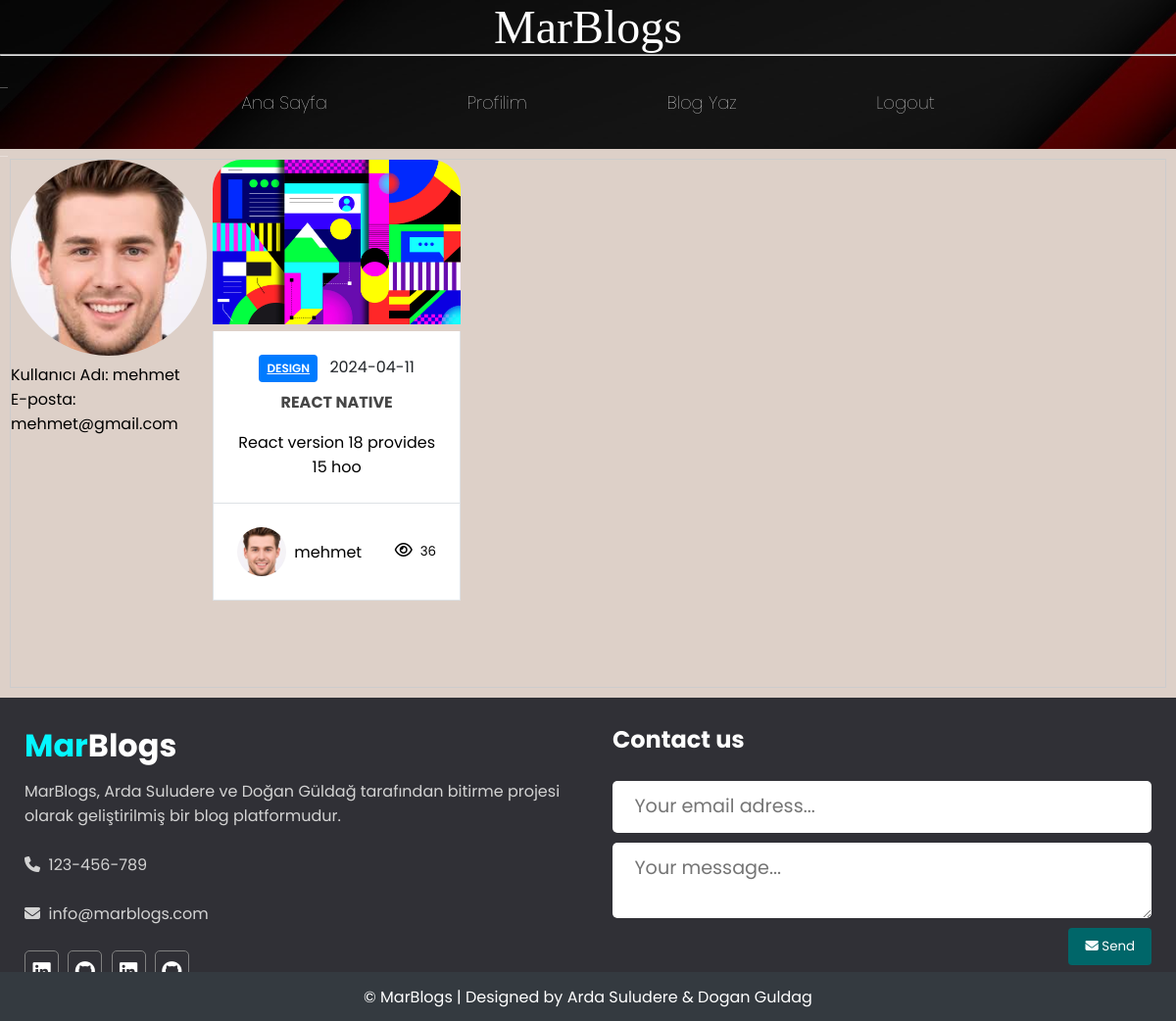
/myProfile (signed in), run on an earlier commit of the app's database.
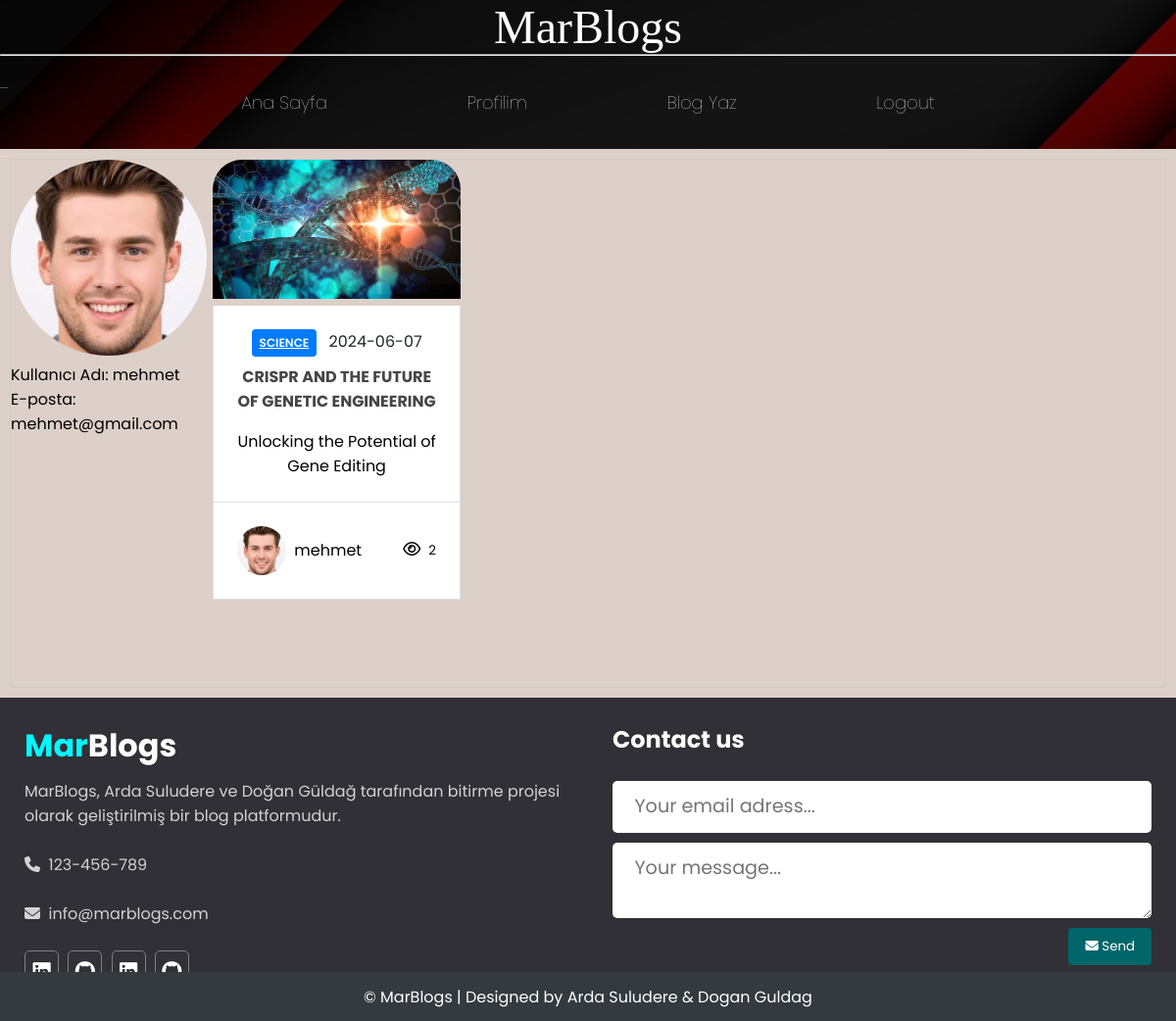
And on a later commit of the database.
### app/models.py (models this page shows, shortened)
class User(UserMixin, db.Model):
    table_args = {'extend_existing': True}
    id = db.Column(db.Integer, primary_key=True)
    username = db.Column(db.String(64), index=True, unique=True)
    email = db.Column(db.String(120), index=True, unique=True)
    password_hash = db.Column(db.String(256))
    is_admin = db.Column(db.Boolean, default=False)
    fav_blogs = db.relationship('Blogs', secondary='user_fav_blogs', backref='favorited_by')
    photograph = db.Column(db.String(255))  # Dosya yolu için String tipinde bir sütun

class Blogs(db.Model):
    id = db.Column(db.Integer, primary_key=True)
    author_id = db.Column(db.Integer, db.ForeignKey('user.id'))  # Kullanıcının ID'sini referans alır
    title = db.Column(db.String(100), nullable=False)
    subtitle = db.Column(db.String(100), nullable=False)
    category = db.Column(db.String(100), nullable=False)
    reading_time = db.Column(db.Integer, nullable=False)
    publish_date = db.Column(db.Date, nullable=False)
    views = db.Column(db.Integer, nullable=False)
    content = db.Column(db.String(2000), nullable=False)
    @property
    def author_username(self):
        return self.author.username if self.author else None
    @property
    def author_photograph(self):
        return self._author_photograph

### app/views.py (the view)
@app.route('/myProfile')
@login_required
def my_profile():
    user_blogs = Blogs.query.filter_by(author_id=current_user.id).all()
    for blog in user_blogs:
        blog.image_url = url_for('static', filename=f'assets/images/blog-photos/{blog.category}.jpg')
    return render_template('myProfile.html', user=current_user, user_blogs=user_blogs)

### app/__init__.py (called while the page is built)
@login_manager.user_loader
def load_user(user_id):
    return User.query.get(int(user_id))

### app/templates/myProfile.html (shortened to what this page needs)
{% extends 'base.html' %} {% block title %} My Profile {% endblock %}
{% block content %}
<div class="container" style="display: flex;">
    <div class="row">
        <div class="profile">
            <div class="profile-image">
                {% if user.photograph %}
                <img class="author-my-photo mr-2" src="{{ url_for('static', filename='assets/images/user-images/' + current_user.username + '.jpg') }}" width="200" height="200" alt="Profil Resmi" />
                {% endif %}
                <p>Kullanıcı Adı: {{ user.username }}</p>
                <p>E-posta: {{ user.email }}</p>
            </div>
        </div>
        <div class="col-lg-10">
            <div class="col-lg-10">
                {% for blog in user_blogs %}
                    <div class="blog-box mb-3">
                        <img class="blog-img w-100" src="{{blog.image_url}}" alt="Blog" />
                        <div class="cat-date-container">
                            <div class="cat-date">
                                <a href="/blog/{{ blog.category }}" class="category">{{blog.category}}</a>
                                <a href="#" class="publish-date">{{blog.publish_date}}</a>
                            </div>
                            <a class="blog-title" href="/blog/{{ blog.id }}">{{blog.title}}</a>
                            <p class="blog-subtitle">{{blog.subtitle}}</p>
                        </div>
                        <div class="author-infos-views">
                            <div class="author-infos">
                                <img class="author-photo mr-2" src="{{ user.photograph }}" alt="Author" width="50" height="50" />
                                <p class="author-name">{{user.username}}</p>
                            </div>
                            <div class="views">
                                <small class="blog-views"><i class="far fa-eye mr-2"></i>{{blog.views}}</small>
                            </div>
                        </div>
                    </div>
                {% endfor %}
            </div>
        </div>
    </div>
</div>
{% endblock %}

### app/templates/base.html (shortened to what this page needs)
<!DOCTYPE html>
<html lang="en">
<head>
    <link rel="stylesheet" href="/static/assets/css/style.css">
    <link rel="stylesheet" href="/static/assets/css/blog-style.css">
    <link rel="stylesheet" href="/static/assets/css/blog_submit.css">
    <link rel="stylesheet" href="/static/assets/css/write.css">
    <link rel="stylesheet" href="/static/assets/css/blog_page.css">
    <link rel="stylesheet" href="/static/assets/css/my_profile.css">
    <link rel="stylesheet" href="/static/assets/css/login.css">
    <link rel="stylesheet" href="/static/assets/css/register.css">
    <link rel="stylesheet" href="/static/assets/css/footer.css">
    <link href='https://unpkg.com/boxicons@2.1.4/css/boxicons.min.css' rel='stylesheet'>
    <link rel="stylesheet" href="https://cdnjs.cloudflare.com/ajax/libs/font-awesome/6.5.1/css/all.min.css">
</head>
<body>
    <div>
        {% include "_navbar.html" %}
    </div>
    {% block content %}
    {% endblock %}
    {% include "_footer.html" %}
</body>
</html>

### app/templates/_navbar.html (shortened to what this page needs)
<header class="main-header">
    <h1 class="site-name">MarBlogs</h1>
    <hr />
    <nav class="nav main-nav">
        <ul>
            <li><a href="{{ url_for('main') }}">Ana Sayfa</a></li>
            {% if current_user.is_authenticated %}
                <li><a href="{{ url_for('my_profile') }}">Profilim</a></li>
                <li><a href="{{ url_for('submit_blog') }}">Blog Yaz</a></li>
                <li><a href="{{ url_for('auth.logout') }}">Logout</a></li>
                {% else %}
                <li><a href="{{ url_for('auth.login') }}">Login</a></li>
                <li><a href="{{ url_for('auth.register') }}">Register</a></li>
        {% endif %}
        </ul>
    </nav>
</header>

### app/templates/_footer.html (shortened to what this page needs)
<div class="footer">
    <div class="footer-content">
        <div class="footer-section about">
            <h1 class="logo-text"><span>Mar</span>Blogs</h1>
            <p style="padding-top: 10px;">MarBlogs, Arda Suludere ve Doğan Güldağ tarafından bitirme projesi olarak geliştirilmiş bir blog platformudur.</p>
            <br>
            <div class="contant">
                <span><i class="fas fa-phone"></i>&nbsp; 123-456-789</span>
                <br><br>
                <span><i class="fas fa-envelope"></i>&nbsp; info@marblogs.com</span>
            </div>
            <br>
            <div class="socials">
                <a href="https://www.linkedin.com/in/arda-baran-suludere-a4115b254/" target="_blank"></a>
                <a href="https://github.com/ArdaBaranSuludere" target="_blank"></a>
                <a href="https://www.linkedin.com/in/doğan-güldağ-b8252323a/" target="_blank"></a>
                <a href="https://github.com/doganguldag" target="_blank"></a>
            </div>
        </div>
        <div class="footer-section contact-form">
            <h2>Contact us</h2>
            <br>
            <form action="{{ url_for('subscribe_newsletter') }}" method="post">
                <input type="email" name="email" class="text-input contact-input" placeholder="Your email adress..." required>
                <textarea name="message" class="text-input contact-input" placeholder="Your message..." required></textarea>
                <button type="submit" class="footer-btn btn-big contact-btn">
                    <i class="fas fa-envelope"></i>
                    Send
                </button>
            </form>
        </div>
    </div>
    <div class="footer-bottom">
        &copy; MarBlogs | Designed by Arda Suludere & Dogan Guldag
    </div>
</div>

### app/static/assets/css/style.css (style rules this page uses)
* { margin: 0; padding: 0; box-sizing: border-box; font-family: "Poppins", sans-serif; }

### app/static/assets/css/blog-style.css (style rules this page uses)
html,body { margin: 0; padding: 0; background-color: #DDD0C8; }
.nav { display: inline; }
.nav ul { margin: 0; }
.nav li { display: inline; font-size: large; }
.nav a { display: inline-block; padding: .5em; color: white; text-decoration: none; }
.main-nav { text-align: center; padding: .5em; font-weight: lighter; border-bottom: 1px solid rgba(255,255,255, .3); }
.main-nav li { padding: 0 5%; }
.main-header { background-color: rgba(0,0,0, .6); background-image: url("/static/assets/images/header-background.jpg"); background-blend-mode: multiply; background-size: cover; font-family: Raleway; }
.site-name { text-align: center; margin-bottom: 5px; font-size: 3em; font-family: "Booter - Zero Zero"; font-weight: normal; color: white; height: 50px; }
.container { max-width: 100%; padding: 10px; }
.blog-box { width: calc(33.33% - 20px); max-width: 350px; margin: 0 10px ; height: 490px; text-align: center; position: relative; }
.mb-3 { margin-bottom: 3rem; }
.blog-img { max-width: 100%; height: auto; border-radius: 30px 30px 0px 0px; object-fit: cover; }
.w-100 { width: 100%; }
.cat-date-container { background-color: white; border: 1px solid #dee2e6; border-top: 0; padding: 1.5rem; }
.cat-date { margin-bottom: 0.5rem; }
.category { display: inline-block; padding: 0.25em 0.4em; font-size: 75%; font-weight: 700; line-height: 1; text-align: center; white-space: nowrap; vertical-align: baseline; border-radius: 0.25rem; background-color: #007bff; color: white; text-transform: uppercase; font-weight: 600; padding: 0.5rem; margin-right: 0.5rem; }
.publish-date { color: #212529; text-decoration: none; }
.blog-title { display: block; margin-bottom: 1rem; color: rgb(70,70,70); text-decoration: none; text-transform: uppercase; font-weight: 700; }
.blog-subtitle { margin: 0; }
.author-infos-views { display: flex; text-align: center; justify-content: space-between; background-color: white; border: 1px solid #dee2e6; border-top: 0; padding: 1.5rem; }
.author-infos { display: flex; align-items: center; }
.author-photo { border-radius: 50%; width: 50px; height: 50px; }
.mr-2 { margin-right: 0.5rem; }
.views { display: flex; align-items: center; }
.blog-views { margin-left: 1rem; }
.far { font-family: 'Font Awesome 5 Free'; font-weight: 400; }
.fa-eye, .fa-comment { font-size: 1rem; }

### app/static/assets/css/my_profile.css (style rules this page uses)
.row { display: flex; flex-wrap: wrap; border: 1px solid #ccc; width: 100%; box-sizing: border-box; }
.profile { flex: 0 0 16.666667%; max-width: 16.666667%; }
.col-lg-10 { flex: 0 0 83.333333%; max-width: 83.333333%; display:flex; flex-wrap: wrap; }
.author-my-photo { border-radius: 50%; width: 200px; height: 200px; }

### app/static/assets/css/footer.css (style rules this page uses)
.footer { background: #303036; color: #d3d3d3; height: 330px; position: relative; }
.footer .footer-content { height: 330px; display: flex; }
.footer .footer-content .footer-section { flex: 1; padding: 25px; }
.footer .footer-content h1, .footer .footer-content h2 { color: white; }
.footer .footer-content .about h1 span { color: #05f7ff; }
.footer .footer-content .about .socials a { color: white; border: 1px solid gray; width: 35px; height: 35px; padding-top: 5px; margin-right: 5px; justify-content: center; align-items: center; text-align: center; display: inline-block; font-size: 1.3em; border-radius: 5px; }
.text-input { padding: .7rem 1rem; display: block; width: 100%; border: 1px solid #e0e0e0; border-radius: 5px; outline: none; color: #444; line-height: 1.5rem; font-size: 1.2em; }
.footer .footer-content .contact-form .contact-input { background: #ffffff; color: #000000; margin-bottom: 10px; line-height: 1.5rem; padding: .9rem 1.4rem; border: none; }
.footer .footer-content .contact-form .contact-btn { float: right; }
.footer-btn { padding: .5rem 1rem; background: #006669; color: white; border: 1px solid transparent; border-radius: .25rem; }
.footer .footer-bottom { display: flex; justify-content: center; align-items: center; background: #343a40; color: white; height: 50px; text-align: center; position: fixed; bottom: 0px; left: 0px; width: 100%; z-index: 999; font-family: "Poppins", sans-serif; }

What changed in the data, as far as the page shows it:
removed Blogs: category "DESIGN", publish_date "2024-04-11", title "REACT NATIVE", subtitle "React version 18 provides 15 hoo", {{ user.username }} "mehmet", views "36"
added Blogs: category "SCIENCE", publish_date "2024-06-07", title "CRISPR AND THE FUTURE OF GENETIC ENGINEERING", subtitle "Unlocking the Potential of Gene Editing", {{ user.username }} "mehmet", views "2"
